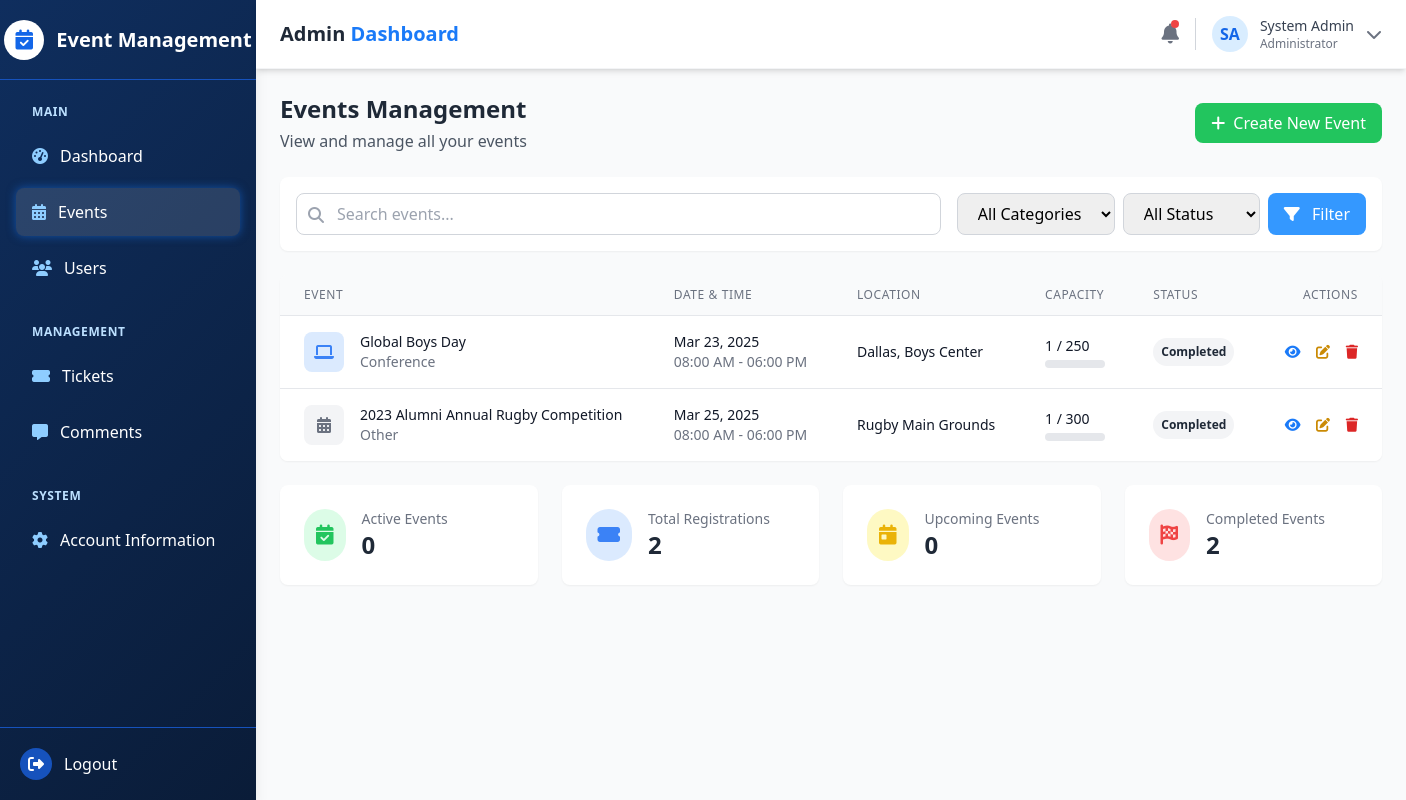
/events/ (signed in), run on an earlier commit of the app's database.
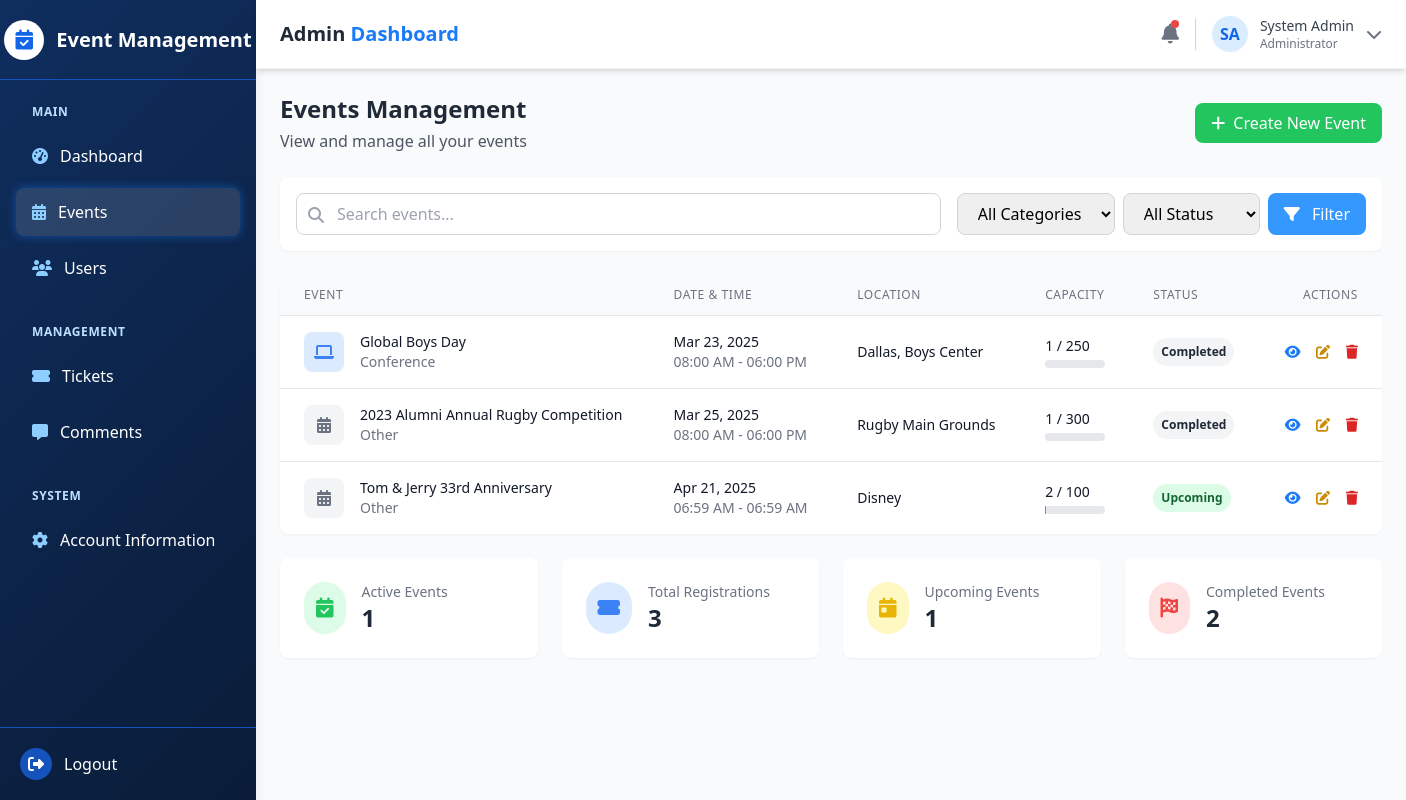
And on a later commit of the database.
### apps/main/models.py (models this page shows, shortened)
class Event(models.Model):
    STATUS_CHOICES = (
        ('draft', 'Draft'),
        ('published', 'Published'),
        ('cancelled', 'Cancelled'),
    )
    CATEGORY_CHOICES = (
        ('academic', 'Academic'),
        ('social', 'Social'),
        ('workshop', 'Workshop'),
        ('conference', 'Conference'),
        ('other', 'Other'),
    )
    title = models.CharField(max_length=255)
    slug = models.SlugField(max_length=255, unique=True)
    description = models.TextField()
    location = models.CharField(max_length=255)
    start_date = models.DateTimeField()
    end_date = models.DateTimeField()
    category = models.CharField(max_length=20, choices=CATEGORY_CHOICES, default='academic')
    image = models.ImageField(upload_to='events/%Y/%m/%d/', blank=True, null=True)
    capacity = models.PositiveIntegerField(default=0)  # 0 means unlimited
    registration_deadline = models.DateTimeField(blank=True, null=True)
    status = models.CharField(max_length=10, choices=STATUS_CHOICES, default='draft')
    created_by = models.ForeignKey(settings.AUTH_USER_MODEL, on_delete=models.CASCADE, related_name='created_events')
    created_at = models.DateTimeField(auto_now_add=True)
    updated_at = models.DateTimeField(auto_now=True)
    class Meta:
        ordering = ['-start_date']
        indexes = [
            models.Index(fields=['-start_date']),
            models.Index(fields=['status']),
        ]
    @property
    def is_past_event(self):
        return self.end_date < timezone.now()
    @property
    def is_ongoing(self):
        now = timezone.now()
        return self.start_date <= now <= self.end_date

### apps/main/views.py (the view, shortened to what this page needs)
# urls.py: path('events/', views.events, name='events'),
@login_required
def events(request):
    search_query = request.GET.get('search', '')
    category_filter = request.GET.get('category', '')
    status_filter = request.GET.get('status', '')
    events = Event.objects.all()
    if search_query:
        events = events.filter(
            Q(title__icontains=search_query) |
            Q(description__icontains=search_query) |
            Q(location__icontains=search_query)
        )
    if category_filter:
        events = events.filter(category=category_filter)
    events = events.annotate(registration_count=Count('registrations', filter=Q(registrations__status__in=['pending', 'confirmed'])))
    events = events.order_by('start_date')
    page = request.GET.get('page', 1)
    paginator = Paginator(events, 10)  # Show 10 events per page
    events_page = paginator.get_page(page)
    categories = Event.CATEGORY_CHOICES
    now = timezone.now()
    stats = {
        'active_events': Event.objects.filter(status='published', end_date__gte=now).count(),
        'total_registrations': Registration.objects.filter(status='confirmed').count(),
        'upcoming_events': Event.objects.filter(status='published', start_date__gt=now).count(),
        'completed_events': Event.objects.filter(end_date__lt=now).count(),
    }
    context = {
        'events': events_page,
        'categories': categories,
        'search_query': search_query,
        'category_filter': category_filter,
        'status_filter': status_filter,
        'stats': stats,
        'page': 'events',
    }
    return render(request, 'events.html', context)

### apps/main/templatetags/custom_filters.py (called while the page is built)
@register.filter
def mul(value, arg):
    try:
        return float(value) * float(arg)
    except (ValueError, TypeError):
        return 0

### apps/users/managers.py (called while the page is built)
    def get_queryset(self):
        return super().get_queryset().filter(is_active=True)

### apps/users/models.py (called while the page is built)
    @property
    def get_abbreviated_name(self):
        if self.name:
            name_parts = self.name.split()
            if len(name_parts) >= 2:
                return f"{name_parts[0][0]}{name_parts[-1][0]}"
            return name_parts[0][:2]
        else:
            return self.email[:2]

### templates/events.html (shortened to what the changed rows need)
{% extends 'base.html' %}
{% load static custom_filters %}
{% block content %}
  <div class="p-6">
    <div class="flex flex-col md:flex-row justify-between items-start md:items-center mb-6">
      <div>
        <h1 class="text-2xl font-bold text-gray-800">Events Management</h1>
      </div>
    </div>
    <div class="bg-white rounded-lg shadow-sm overflow-hidden mb-6">
      <div class="overflow-x-auto">
        <table class="min-w-full divide-y divide-gray-200">
          <thead class="bg-gray-50">
            <tr>
              <th scope="col" class="px-6 py-3 text-left text-xs font-medium text-gray-500 uppercase tracking-wider">
                Event
              </th>
              <th scope="col" class="px-6 py-3 text-left text-xs font-medium text-gray-500 uppercase tracking-wider">
                Date & Time
              </th>
              <th scope="col" class="px-6 py-3 text-left text-xs font-medium text-gray-500 uppercase tracking-wider">
                Location
              </th>
              <th scope="col" class="px-6 py-3 text-left text-xs font-medium text-gray-500 uppercase tracking-wider">
                Capacity
              </th>
              <th scope="col" class="px-6 py-3 text-left text-xs font-medium text-gray-500 uppercase tracking-wider">
                Status
              </th>
              <th scope="col" class="px-6 py-3 text-right text-xs font-medium text-gray-500 uppercase tracking-wider">
                Actions
              </th>
            </tr>
          </thead>
          <tbody class="bg-white divide-y divide-gray-200">
            {% if events %}
              {% for event in events %}
                <tr>
                  <td class="px-6 py-4 whitespace-nowrap">
                    <div class="flex items-center">
                      <div class="flex-shrink-0 h-10 w-10 {% if event.category == 'conference' %}bg-blue-100 text-blue-500{% elif event.category == 'workshop' %}bg-purple-100 text-purple-500{% elif event.category == 'concert' %}bg-green-100 text-green-500{% elif event.category == 'exhibition' %}bg-yellow-100 text-yellow-500{% else %}bg-gray-100 text-gray-500{% endif %} rounded-lg flex items-center justify-center">
                        {% if event.category == 'conference' %}
                          <i class="fas fa-laptop"></i>
                        {% elif event.category == 'workshop' %}
                          <i class="fas fa-tools"></i>
                        {% elif event.category == 'concert' %}
                          <i class="fas fa-music"></i>
                        {% elif event.category == 'exhibition' %}
                          <i class="fas fa-images"></i>
                        {% elif event.category == 'fundraising' %}
                          <i class="fas fa-hand-holding-heart"></i>
                        {% elif event.category == 'networking' %}
                          <i class="fas fa-users"></i>
                        {% elif event.category == 'cultural' %}
                          <i class="fas fa-theater-masks"></i>
                        {% elif event.category == 'sports' %}
                          <i class="fas fa-running"></i>
                        {% else %}
                          <i class="fas fa-calendar-alt"></i>
                        {% endif %}
                      </div>
                      <div class="ml-4">
                        <div class="text-sm font-medium text-gray-900"><a href="{% url 'main:event_detail' event.slug %}">{{ event.title }}</a></div>
                        <div class="text-sm text-gray-500">{{ event.get_category_display }}</div>
                      </div>
                    </div>
                  </td>
                  <td class="px-6 py-4 whitespace-nowrap">
                    <div class="text-sm text-gray-900">{{ event.start_date|date:"M d, Y" }}</div>
                    <div class="text-sm text-gray-500">{{ event.start_date|date:"h:i A" }} - {{ event.end_date|date:"h:i A" }}</div>
                  </td>
                  <td class="px-6 py-4 whitespace-nowrap">
                    <div class="text-sm text-gray-900">{{ event.location }}</div>
                  </td>
                  <td class="px-6 py-4 whitespace-nowrap">
                    {% if event.capacity > 0 %}
                      <div class="text-sm text-gray-900">{{ event.registration_count }} / {{ event.capacity }}</div>
                      <div class="w-full bg-gray-200 rounded-full h-2 mt-1">
                      </div>
                    {% else %}
                      <div class="text-sm text-gray-900">{{ event.registration_count }} / ∞</div>
                      <div class="w-full bg-gray-200 rounded-full h-2 mt-1">
                        <div class="bg-blue-500 h-2 rounded-full" style="width: 50%"></div>
                      </div>
                    {% endif %}
                  </td>
                  <td class="px-6 py-4 whitespace-nowrap">
                    {% if event.status == 'cancelled' %}
                      <span class="px-2 py-1 inline-flex text-xs leading-5 font-semibold rounded-full bg-red-100 text-red-800">
                        Cancelled
                      </span>
                    {% elif event.is_past_event %}
                      <span class="px-2 py-1 inline-flex text-xs leading-5 font-semibold rounded-full bg-gray-100 text-gray-800">
                        Completed
                      </span>
                    {% elif event.is_ongoing %}
                      <span class="px-2 py-1 inline-flex text-xs leading-5 font-semibold rounded-full bg-blue-100 text-blue-800">
                        Ongoing
                      </span>
                    {% elif event.status == 'draft' %}
                      <span class="px-2 py-1 inline-flex text-xs leading-5 font-semibold rounded-full bg-gray-100 text-gray-800">
                        Draft
                      </span>
                    {% elif event.capacity > 0 and event.registration_count >= event.capacity %}
                      <span class="px-2 py-1 inline-flex text-xs leading-5 font-semibold rounded-full bg-red-100 text-red-800">
                        Sold Out
                      </span>
                    {% elif event.capacity > 0 and event.registration_count >= event.capacity|floatformat:0|mul:0.75 %}
                      <span class="px-2 py-1 inline-flex text-xs leading-5 font-semibold rounded-full bg-yellow-100 text-yellow-800">
                        Selling Fast
                      </span>
                    {% else %}
                      <span class="px-2 py-1 inline-flex text-xs leading-5 font-semibold rounded-full bg-green-100 text-green-800">
                        Upcoming
                      </span>
                    {% endif %}
                  </td>
                  <td class="px-6 py-4 whitespace-nowrap text-right text-sm font-medium">
                    <a href="{% url 'main:event_detail' event.slug %}" class="text-primary-600 hover:text-primary-900 mr-3">
                      <i class="fas fa-eye"></i>
                    </a>
                    <a href="{% url 'main:edit_event' event.slug %}" class="text-yellow-600 hover:text-yellow-900 mr-3">
                      <i class="fas fa-edit"></i>
                    </a>
                    <button type="button" class="text-red-600 hover:text-red-900 delete-event-btn" data-event-id="{{ event.id }}" data-event-title="{{ event.title }}">
                      <i class="fas fa-trash"></i>
                    </button>
                  </td>
                </tr>
              {% endfor %}
            {% endif %}
          </tbody>
        </table>
      </div>
    </div>
    <div class="grid grid-cols-1 md:grid-cols-4 gap-6">
      <div class="bg-white rounded-lg shadow-sm p-6">
        <div class="flex items-center">
          <div class="ml-4">
            <p class="text-sm font-medium text-gray-500">Active Events</p>
            <p class="text-2xl font-semibold text-gray-800">{{ stats.active_events }}</p>
          </div>
        </div>
      </div>
      <div class="bg-white rounded-lg shadow-sm p-6">
        <div class="flex items-center">
          <div class="ml-4">
            <p class="text-sm font-medium text-gray-500">Total Registrations</p>
            <p class="text-2xl font-semibold text-gray-800">{{ stats.total_registrations }}</p>
          </div>
        </div>
      </div>
      <div class="bg-white rounded-lg shadow-sm p-6">
        <div class="flex items-center">
          <div class="ml-4">
            <p class="text-sm font-medium text-gray-500">Upcoming Events</p>
            <p class="text-2xl font-semibold text-gray-800">{{ stats.upcoming_events }}</p>
          </div>
        </div>
      </div>
    </div>
  </div>
{% endblock %}

What changed in the data, as far as the page shows it:
added Event: title "Tom & Jerry 33rd Anniversary", category "Other", start_date "Apr 21, 2025", start_date "06:59 AM", end_date "06:59 AM", location "Disney", registration_count "2", capacity "100", status "Upcoming"
Also different on the page:
{{ stats.active_events }}: "0" → "1"
{{ stats.total_registrations }}: "2" → "3"
{{ stats.upcoming_events }}: "0" → "1"
